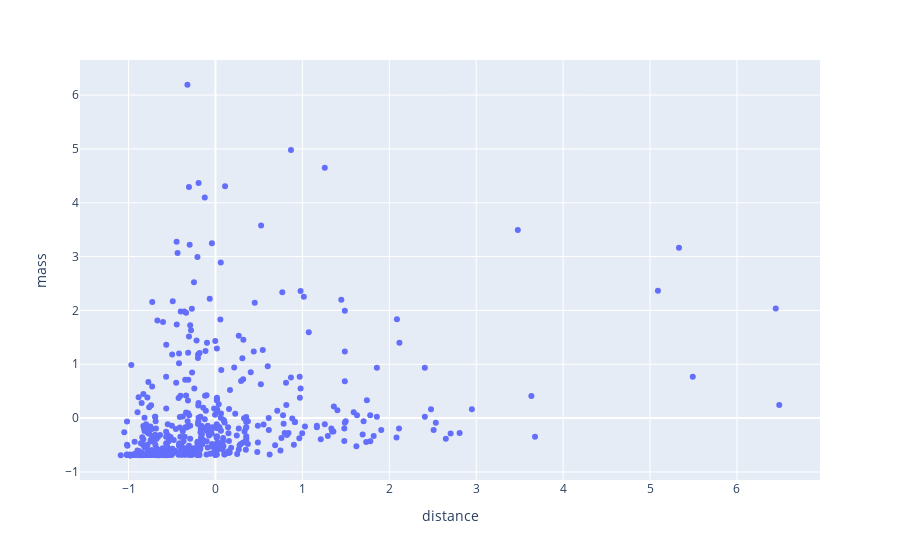

The notebook cell saved with this chart:
### Code cell
# bivariate
fig = px.scatter(df_planets_scale, x = 'distance', y = 'mass')
fig.show()

### Figure 1 — Plotly figure (JSON) as saved in the notebook; plotly's stock layout.template omitted (floating-point values rounded to 4 significant figures; data arrays with more than 128 entries replaced by an {"elided": "..."} marker saying what was removed)
{"data": [{"hovertemplate": "distance=%{x}<br>mass=%{y}<extra></extra>", "legendgroup": "", "marker": {"color": "#636efa", "symbol": "circle"}, "mode": "markers", "name": "", "orientation": "v", "showlegend": false, "type": "scatter", "x": {"elided": "498 float values"}, "xaxis": "x", "y": {"elided": "498 float values"}, "yaxis": "y"}], "layout": {"legend": {"tracegroupgap": 0}, "margin": {"t": 60}, "xaxis": {"anchor": "y", "domain": [0, 1], "title": {"text": "distance"}}, "yaxis": {"anchor": "x", "domain": [0, 1], "title": {"text": "mass"}}}}
